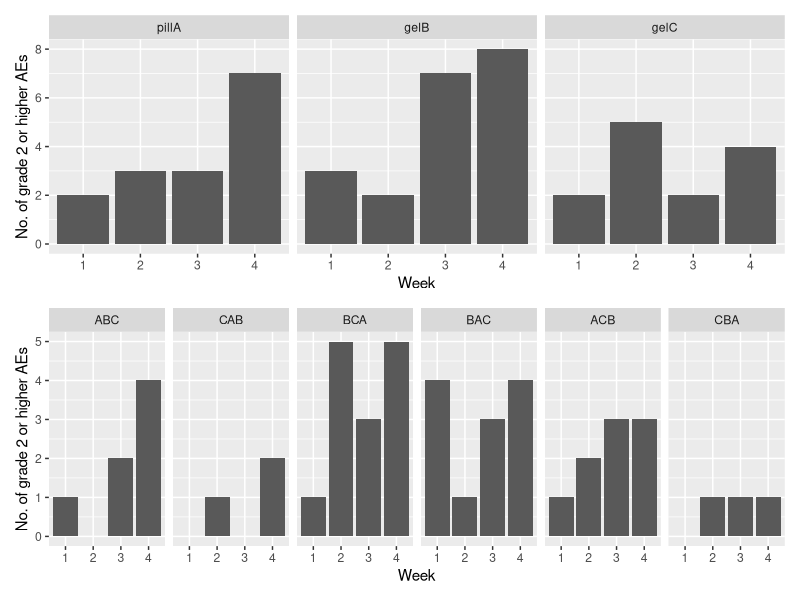
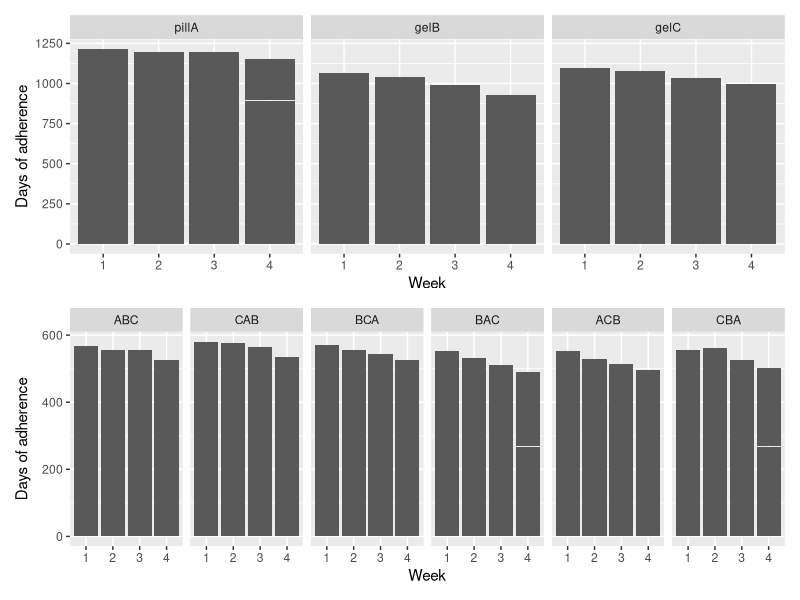
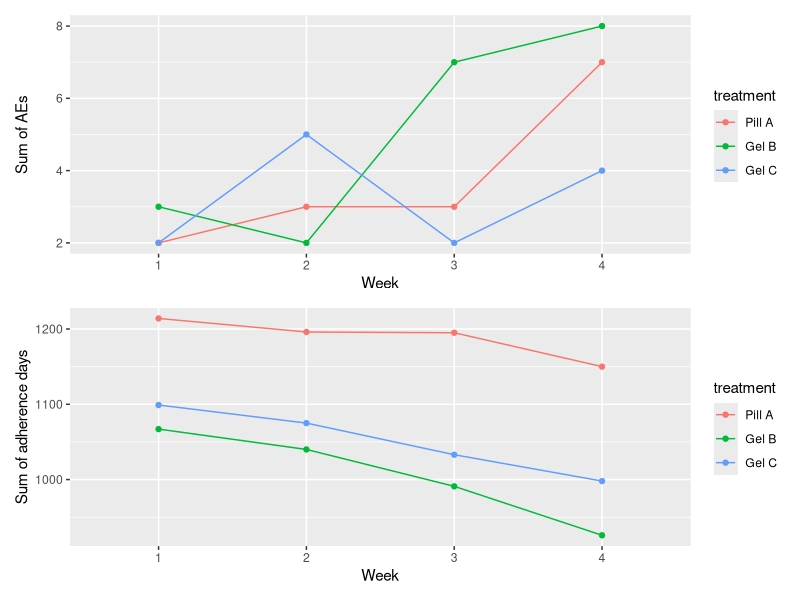

These charts were generated, in order, by the following R code: (Note: this script raises an error after producing the figures.)
## ---- chunk 1
knitr::opts_chunk$set(echo = TRUE)

#load libraries
library(tidyverse)
library(patchwork)
library(nlme)
library(caret)

#load data
bl.data=read.csv("baseline.csv")[,-c(1,3:5)]
endpt.data=read.csv("endpoints.csv")
alldata=read.csv("alldata.csv")
## ---- chunk 2
#merge and tidy data (NO MISSINGNESS, n=30 in each of the 6 sequences)
all.data=merge(endpt.data,bl.data,by="ptid") %>%
  mutate(sequence1=factor(ifelse(period1=="Pill A" & period2=="Gel B" & period3=="Gel C",1,
                  ifelse(period1=="Gel C" & period2=="Pill A" & period3=="Gel B",2,
                  ifelse(period1=="Gel B" & period2=="Gel C" & period3=="Pill A",3,
                  ifelse(period1=="Gel B" & period2=="Pill A" & period3=="Gel C",4,
                  ifelse(period1=="Pill A" & period2=="Gel C" & period3=="Gel B",5,6)))))),
         sequence2=factor(ifelse(sequence1==1 | sequence1==4,0,
                          ifelse(sequence1==2 | sequence1==5,1,2)))) %>%
  pivot_longer(cols=AE_pillA_week1:Adhere_gelC_week4,names_to=c("AE.or.Adhere","trt","week"),
               names_pattern="(..)_(.*)_(.*)",values_to="AE.or.adhere.val") %>%
  mutate(AE.or.Adhere=ifelse(AE.or.Adhere=="re","Adhere","AE"),
         week=str_sub(week,5,-1),
         trt=factor(trt,levels=c("pillA","gelB","gelC")))
## ---- chunk 3
#Patient characteristics/demographics table

## ---- chunk 4
#PRIMARY OBJECTIVES (safety and adherence)

#Safety
ae.plot1=all.data %>%
  dplyr::filter(AE.or.Adhere=="AE") %>%
  dplyr::select(trt,AE.or.adhere.val,week) %>%
  ggplot(aes(x=week,y=AE.or.adhere.val))+
  geom_histogram(stat="identity")+
  facet_grid(.~trt)+
  labs(y="No. of grade 2 or higher AEs",x="Week")

ae.plot2=all.data %>%
  dplyr::filter(AE.or.Adhere=="AE") %>%
  dplyr::select(trt,AE.or.adhere.val,week,sequence1) %>%
  ggplot(aes(x=week,y=AE.or.adhere.val))+
  geom_histogram(stat="identity")+
  facet_grid(.~sequence1,
             labeller=labeller(sequence1=c("1"="ABC","2"="CAB","3"="BCA",
                                           "4"="BAC","5"="ACB","6"="CBA")))+
  labs(y="No. of grade 2 or higher AEs",x="Week")

ae.plot1/ae.plot2
## ---- chunk 5

#Adherence (ACROSS ALL 6 SEQUENCES)
adherence.plot1=all.data %>%
  dplyr::filter(AE.or.Adhere=="Adhere") %>%
  dplyr::select(trt,AE.or.adhere.val,week) %>%
  ggplot(aes(x=week,y=AE.or.adhere.val))+
  geom_histogram(stat="identity")+
  facet_grid(.~trt)+
  labs(y="Days of adherence",x="Week")

adherence.plot2=all.data %>%
  dplyr::filter(AE.or.Adhere=="Adhere") %>%
  dplyr::select(trt,AE.or.adhere.val,week,sequence1) %>%
  ggplot(aes(x=week,y=AE.or.adhere.val))+
  geom_histogram(stat="identity")+
  facet_grid(.~sequence1,
             labeller=labeller(sequence1=c("1"="ABC","2"="CAB","3"="BCA",
                                           "4"="BAC","5"="ACB","6"="CBA")))+
  labs(y="Days of adherence",x="Week")

adherence.plot1/adherence.plot2
## ---- chunk 6
#safety vs. categorical week (nonlinear trends)
safety.nonlin=alldata%>%
  mutate(treatment=factor(treatment,levels=c("Pill A","Gel B","Gel C")),
         week=str_sub(week,5,-1))%>%
  group_by(week,treatment)%>%
  summarise(sum.AE=sum(AE))%>%
  ggplot(aes(x=week,y=sum.AE,col=treatment))+
  geom_point()+geom_line(aes(group=treatment))+
  labs(y="Sum of AEs",x="Week")

#adherence vs. categorical week (nonlinear trends)
safety.nonlin2=alldata%>%
  mutate(treatment=factor(treatment,levels=c("Pill A","Gel B","Gel C")),
         week=str_sub(week,5,-1))%>%
  group_by(week,treatment)%>%
  summarise(sum.Adhere=sum(Adhere))%>%
  ggplot(aes(x=week,y=sum.Adhere,col=treatment))+
  geom_point()+geom_line(aes(group=treatment))+
  labs(y="Sum of adherence days",x="Week")

safety.nonlin/safety.nonlin2
## ---- chunk 7
#MODELING FOR SAFETY

#LME for sum AEs ~ trt*seq2 + (1|ptid)
dt1=all.data%>%
  filter(AE.or.Adhere=="AE")%>%
  mutate(week=as.numeric(week))%>%
  group_by(week,trt,sequence2,ptid)%>%
  summarise(sum.ae=sum(AE.or.adhere.val))

m1=lme(sum.ae~trt*sequence2,data=dt1,random=~1|ptid,method="ML")
summary(m1)
#ints all insig, so no sig carryover, so remove from model

m2=lme(sum.ae~trt+sequence2,data=dt1,random=~1|ptid,method="ML")
summary(m2)
#sum of AEs across weeks not sig diff btw trts and seqs, so safety not sig diff
#INTEPRET INTERCEPT???
#random effect for patient is substantial bc SE is larger than all fixed effect estimates
anova(m2,m1)
#simpler model is adequate

#LME for AE~trt*seq2+week(continuous)+(1|ptid)
m3=lme(AE.or.adhere.val~trt*sequence2+week,
       data=all.data %>% filter(AE.or.Adhere=="AE")%>%mutate(week=as.numeric(week)),
       random=~1|ptid,method="ML")
summary(m3)
#no sig carryover, so drop interaction

m4=lme(AE.or.adhere.val~trt+sequence2+week,
       data=all.data %>% filter(AE.or.Adhere=="AE")%>%mutate(week=as.numeric(week)),
       random=~1|ptid,method="ML")
summary(m4)
#no sig diff in AEs btw trts when adjusting for week and sequence
#no sig diff in AEs btw seqs when adjusting for trt and week
#sig diff/incr in AEs with incr week, holding all other vars constant???
#considerable patient-level random effect since SD larger than all fixed model estimates
anova(m4,m3)
#simpler model adequate

#Penalized log model for AE(binary)~trt*seq2

#create binary variable
dt2=all.data%>%
  filter(AE.or.Adhere=="AE")%>%
  group_by(ptid)%>%
  mutate(bin.AE=ifelse(any(AE.or.adhere.val)==1,1,0))%>%
  ungroup()%>%
  mutate(bin.AE=factor(bin.AE))

#set lambda and alpha ranges
lambdas=10^seq(5,-5,length=100)
alphas=seq(0,1,length=10)
#select training method
traincontrol=trainControl(method="repeatedCV",number=10,repeats=5)
searchgrid=expand.grid(.alpha=alphas,.lambda=lambdas)
set.seed(1234)
#train
training=train(bin.AE~factor(trt)*sequence2,data=dt2,
               method="glmnet",tuneGrid=searchgrid,
               trControl=traincontrol,standardize=T)
#output two parameters
training$bestTune 
#all combs of alphas and lambdas yield same accuracy...

#fit model with best parameters
glm2=glmnet::glmnet(x=model.matrix(dt2$bin.AE~trt*sequence2,dt2),y=dt2$bin.AE,
                    family="binomial",
                    alpha=training$bestTune[1],lambda=training$bestTune[2])




glm2=glm(factor(bin.AE)~trt*sequence2,data=dt2,family="binomial",
         alpha=training$bestTune[1],lambda=training$bestTune[2])
summary(glm2)
#ints not sig, remove

glm3=glm(factor(bin.AE)~trt+sequence2,data=dt2,family="binomial")
summary(glm3)
#sig diff in outcome btw seq 2 and 0




lasso.cv=glmnet::cv.glmnet(x=model.matrix(factor(bin.AE)~trt+sequence2, dt2),
                     y = dt2$bin.AE, family = "binomial", nfolds=10)
lasso=glmnet::glmnet(x=model.matrix(factor(bin.AE)~trt+sequence2, dt2),
                     y=dt2$bin.AE,lambda=lasso.cv$lambda.min,family="binomial")



#ADHERENCE MODELING  
  
#LME for sum(Adherence) ~ trt*seq2 + (1|ptid)
dt5=all.data%>%
  filter(AE.or.Adhere=="Adhere")%>%
  group_by(week,trt,sequence2,ptid)%>%
  summarise(sum.adhere=sum(AE.or.adhere.val))

m5=lme(sum.adhere~trt*sequence2,data=dt5,random=~1|ptid,method="ML")
summary(m5)
#one ints sig (trt B and seq 2 compared to trt A and seq 0), so sig carryover
#sig less total adherence days in B and C compared to A (shown in line plot)

#LME for Adherence~trt*seq2+week(continuous)+(1|ptid)
m6=lme(AE.or.adhere.val~trt*sequence2+week,
       data=all.data %>% filter(AE.or.Adhere=="Adhere")%>%mutate(week=as.numeric(week)),
       random=~1|ptid,method="ML")
summary(m6)
#one ints sig (trt B and seq 2 compared to trt A and seq 0), so sig carryover
#week sig which implies adherence goes down as week adj for trt and seq and their int
#sig less adherence days in B and C vs. A








## ---- chunk 8
#SECONDARY OBJECTIVES (pharmacokinetics and demographic differences)
